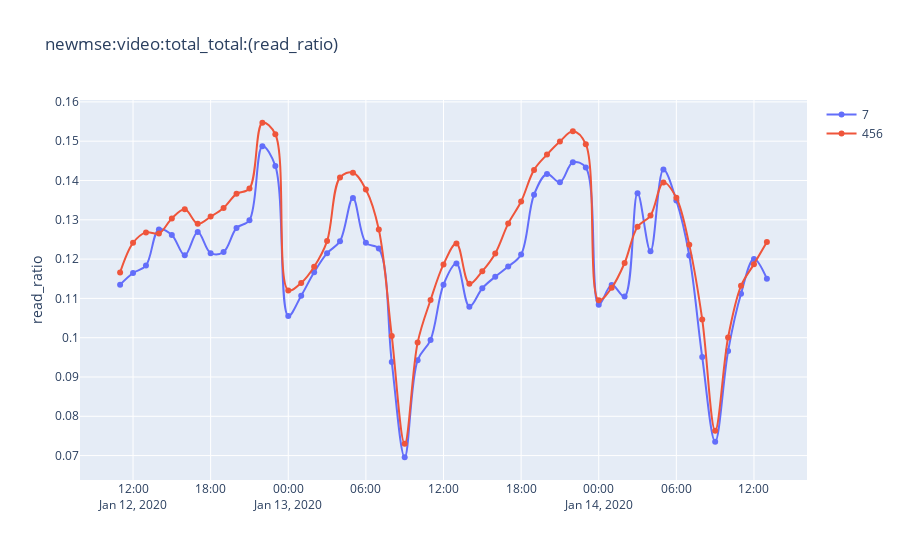
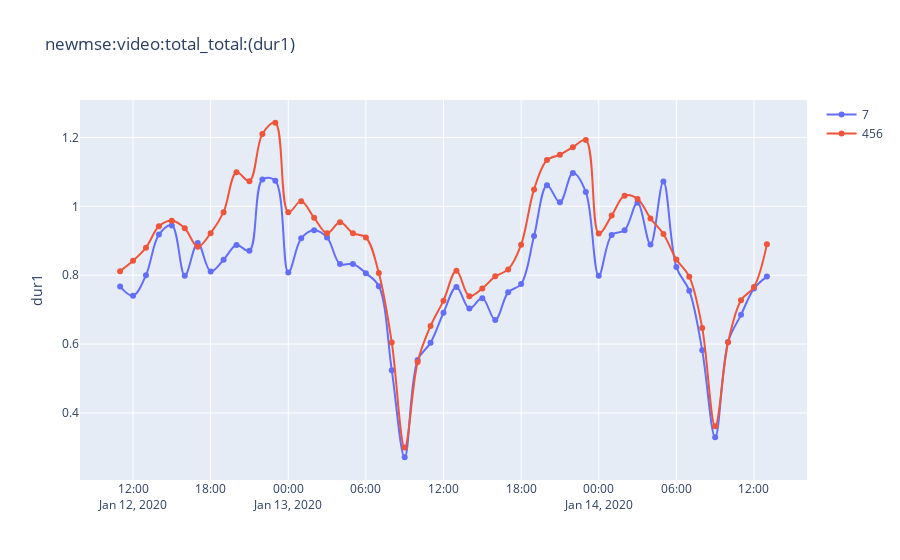
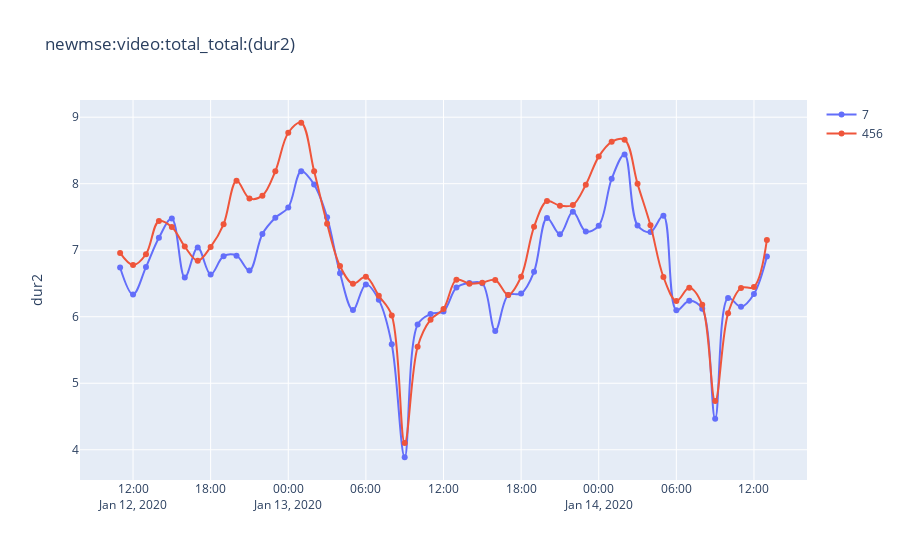
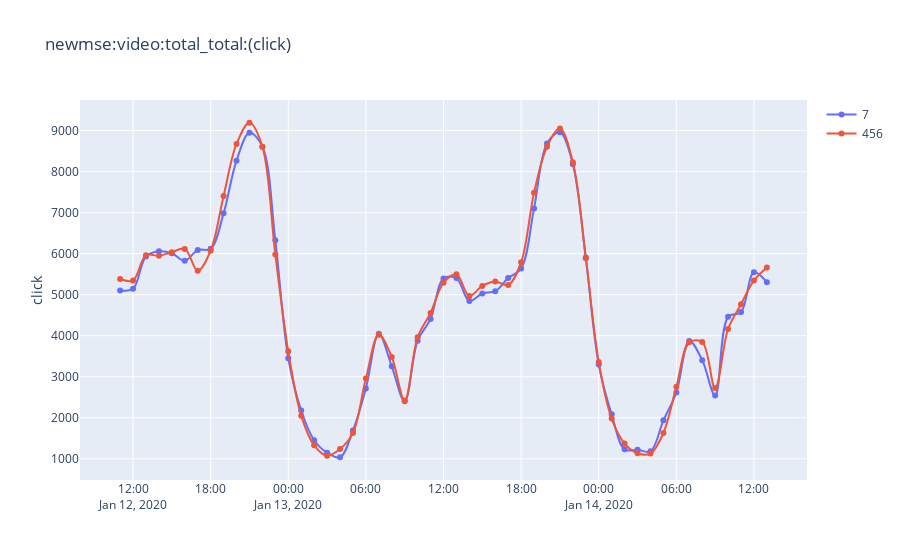

Notebook code for these charts, in order:
### Code cell
show_hourly('video_total_total')
